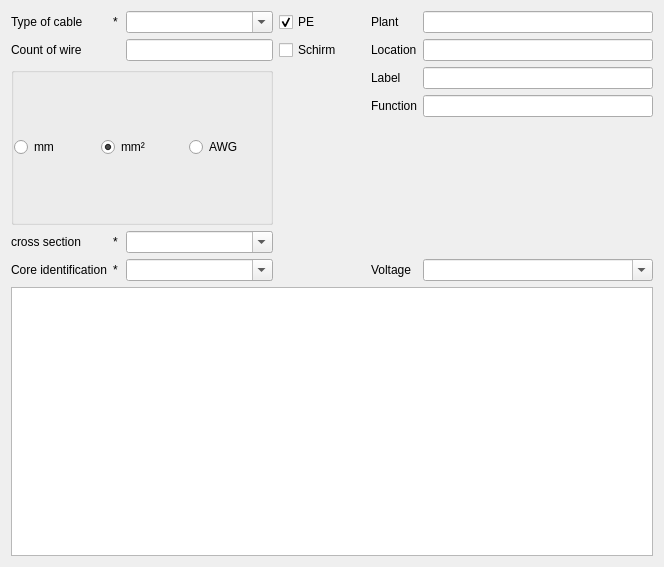
<?xml version="1.0" encoding="UTF-8"?>
<ui version="4.0">
 <class>CablePropertiesWidget</class>
 <widget class="QWidget" name="CablePropertiesWidget">
  <property name="geometry">
   <rect>
    <x>0</x>
    <y>0</y>
    <width>664</width>
    <height>567</height>
   </rect>
  </property>
  <property name="sizePolicy">
   <sizepolicy hsizetype="Preferred" vsizetype="Minimum">
    <horstretch>0</horstretch>
    <verstretch>0</verstretch>
   </sizepolicy>
  </property>
  <property name="windowTitle">
   <string>Form</string>
  </property>
  <layout class="QVBoxLayout" name="verticalLayout">
   <item>
    <layout class="QHBoxLayout" name="horizontalLayout_3">
     <item>
      <layout class="QGridLayout" name="gridLayout_2">
       <item row="0" column="0">
        <widget class="QLabel" name="label_4">
         <property name="text">
          <string>Type of cable</string>
         </property>
        </widget>
       </item>
       <item row="0" column="1">
        <widget class="QLabel" name="label_10">
         <property name="text">
          <string>*</string>
         </property>
        </widget>
       </item>
       <item row="0" column="2">
        <widget class="QComboBox" name="m_cable_type_cb">
         <property name="editable">
          <bool>true</bool>
         </property>
        </widget>
       </item>
       <item row="0" column="3">
        <layout class="QHBoxLayout" name="horizontalLayout_2">
         <item>
          <widget class="QCheckBox" name="m_pe_chb">
           <property name="text">
            <string>PE</string>
           </property>
           <property name="checked">
            <bool>true</bool>
           </property>
          </widget>
         </item>
        </layout>
       </item>
       <item row="1" column="0">
        <widget class="QLabel" name="label_6">
         <property name="text">
          <string>Count of wire</string>
         </property>
        </widget>
       </item>
       <item row="1" column="1">
        <widget class="QLabel" name="label_11">
         <property name="text">
          <string/>
         </property>
        </widget>
       </item>
       <item row="1" column="2">
        <widget class="QLineEdit" name="m_wire_count_le">
         <property name="text">
          <string/>
         </property>
        </widget>
       </item>
       <item row="1" column="3">
        <widget class="QCheckBox" name="m_schirm_chb">
         <property name="text">
          <string>Schirm</string>
         </property>
        </widget>
       </item>
       <item row="2" column="0" colspan="3">
        <widget class="QGroupBox" name="m_unit_rb">
         <property name="checkable">
          <bool>false</bool>
         </property>
         <layout class="QHBoxLayout" name="horizontalLayout">
          <property name="leftMargin">
           <number>0</number>
          </property>
          <property name="topMargin">
           <number>0</number>
          </property>
          <property name="rightMargin">
           <number>0</number>
          </property>
          <property name="bottomMargin">
           <number>0</number>
          </property>
          <item>
           <widget class="QRadioButton" name="m_mm_rb">
            <property name="enabled">
             <bool>true</bool>
            </property>
            <property name="text">
             <string>mm</string>
            </property>
            <property name="checked">
             <bool>false</bool>
            </property>
           </widget>
          </item>
          <item>
           <widget class="QRadioButton" name="m_qmm_rb">
            <property name="enabled">
             <bool>true</bool>
            </property>
            <property name="text">
             <string>mm²</string>
            </property>
            <property name="checked">
             <bool>true</bool>
            </property>
           </widget>
          </item>
          <item>
           <widget class="QRadioButton" name="m_awg_rb">
            <property name="text">
             <string>AWG</string>
            </property>
            <property name="checked">
             <bool>false</bool>
            </property>
           </widget>
          </item>
         </layout>
        </widget>
       </item>
       <item row="2" column="3">
        <spacer name="horizontalSpacer">
         <property name="orientation">
          <enum>Qt::Horizontal</enum>
         </property>
         <property name="sizeHint" stdset="0">
          <size>
           <width>68</width>
           <height>20</height>
          </size>
         </property>
        </spacer>
       </item>
       <item row="3" column="0">
        <widget class="QLabel" name="label_9">
         <property name="text">
          <string>cross section</string>
         </property>
        </widget>
       </item>
       <item row="3" column="1">
        <widget class="QLabel" name="label_12">
         <property name="text">
          <string>*</string>
         </property>
        </widget>
       </item>
       <item row="3" column="2">
        <widget class="QComboBox" name="m_cross_section_cb">
         <property name="editable">
          <bool>true</bool>
         </property>
         <item>
          <property name="text">
           <string/>
          </property>
         </item>
         <item>
          <property name="text">
           <string>Zahlen</string>
          </property>
         </item>
         <item>
          <property name="text">
           <string>HD308S1 (NYM alt)</string>
          </property>
         </item>
         <item>
          <property name="text">
           <string>HD308S2 (NYM neu)</string>
          </property>
         </item>
         <item>
          <property name="text">
           <string>VDE0815 (J-Y(St)Y)</string>
          </property>
         </item>
         <item>
          <property name="text">
           <string>VDE0815 (J-YY(St)Y)</string>
          </property>
         </item>
         <item>
          <property name="text">
           <string>DIN 47100 (LIYCY)</string>
          </property>
         </item>
        </widget>
       </item>
       <item row="4" column="0">
        <widget class="QLabel" name="label_5">
         <property name="text">
          <string>Core identification</string>
         </property>
        </widget>
       </item>
       <item row="4" column="1">
        <widget class="QLabel" name="label_13">
         <property name="text">
          <string>*</string>
         </property>
        </widget>
       </item>
       <item row="4" column="2">
        <widget class="QComboBox" name="m_core_identification_cb">
         <property name="editable">
          <bool>true</bool>
         </property>
         <property name="currentText">
          <string/>
         </property>
        </widget>
       </item>
      </layout>
     </item>
     <item>
      <spacer name="horizontalSpacer_2">
       <property name="orientation">
        <enum>Qt::Horizontal</enum>
       </property>
       <property name="sizeType">
        <enum>QSizePolicy::Fixed</enum>
       </property>
       <property name="sizeHint" stdset="0">
        <size>
         <width>18</width>
         <height>20</height>
        </size>
       </property>
      </spacer>
     </item>
     <item>
      <layout class="QGridLayout" name="gridLayout">
       <item row="0" column="0">
        <widget class="QLabel" name="label">
         <property name="text">
          <string>Plant</string>
         </property>
        </widget>
       </item>
       <item row="0" column="1">
        <widget class="QLineEdit" name="m_plant_le"/>
       </item>
       <item row="1" column="0">
        <widget class="QLabel" name="label_2">
         <property name="text">
          <string>Location</string>
         </property>
        </widget>
       </item>
       <item row="1" column="1">
        <widget class="QLineEdit" name="m_location_le"/>
       </item>
       <item row="2" column="0">
        <widget class="QLabel" name="label_3">
         <property name="text">
          <string>Label</string>
         </property>
        </widget>
       </item>
       <item row="2" column="1">
        <widget class="QLineEdit" name="m_label_le">
         <property name="text">
          <string/>
         </property>
        </widget>
       </item>
       <item row="3" column="0">
        <widget class="QLabel" name="label_7">
         <property name="text">
          <string>Function</string>
         </property>
        </widget>
       </item>
       <item row="3" column="1">
        <widget class="QLineEdit" name="m_function_le"/>
       </item>
       <item row="4" column="1">
        <spacer name="verticalSpacer_2">
         <property name="orientation">
          <enum>Qt::Vertical</enum>
         </property>
         <property name="sizeHint" stdset="0">
          <size>
           <width>118</width>
           <height>17</height>
          </size>
         </property>
        </spacer>
       </item>
       <item row="5" column="0">
        <widget class="QLabel" name="label_8">
         <property name="text">
          <string>Voltage</string>
         </property>
        </widget>
       </item>
       <item row="5" column="1">
        <widget class="QComboBox" name="m_voltage_cb">
         <property name="editable">
          <bool>true</bool>
         </property>
         <item>
          <property name="text">
           <string/>
          </property>
         </item>
         <item>
          <property name="text">
           <string notr="true">230V AC</string>
          </property>
         </item>
         <item>
          <property name="text">
           <string notr="true">12V AC</string>
          </property>
         </item>
         <item>
          <property name="text">
           <string notr="true">12V DC</string>
          </property>
         </item>
         <item>
          <property name="text">
           <string notr="true">24V AC</string>
          </property>
         </item>
         <item>
          <property name="text">
           <string notr="true">24V DC</string>
          </property>
         </item>
         <item>
          <property name="text">
           <string notr="true">400V AC</string>
          </property>
         </item>
        </widget>
       </item>
      </layout>
     </item>
    </layout>
   </item>
   <item>
    <widget class="QTreeWidget" name="m_treeWidget">
     <property name="sizePolicy">
      <sizepolicy hsizetype="Preferred" vsizetype="Expanding">
       <horstretch>0</horstretch>
       <verstretch>0</verstretch>
      </sizepolicy>
     </property>
     <attribute name="headerVisible">
      <bool>false</bool>
     </attribute>
     <column>
      <property name="text">
       <string notr="true">1</string>
      </property>
     </column>
     <column>
      <property name="text">
       <string>2</string>
      </property>
     </column>
    </widget>
   </item>
  </layout>
 </widget>
 <tabstops>
  <tabstop>m_cable_type_cb</tabstop>
  <tabstop>m_pe_chb</tabstop>
  <tabstop>m_wire_count_le</tabstop>
  <tabstop>m_schirm_chb</tabstop>
  <tabstop>m_mm_rb</tabstop>
  <tabstop>m_qmm_rb</tabstop>
  <tabstop>m_awg_rb</tabstop>
  <tabstop>m_cross_section_cb</tabstop>
  <tabstop>m_core_identification_cb</tabstop>
  <tabstop>m_plant_le</tabstop>
  <tabstop>m_location_le</tabstop>
  <tabstop>m_label_le</tabstop>
  <tabstop>m_function_le</tabstop>
  <tabstop>m_voltage_cb</tabstop>
  <tabstop>m_treeWidget</tabstop>
 </tabstops>
 <resources/>
 <connections/>
</ui>
